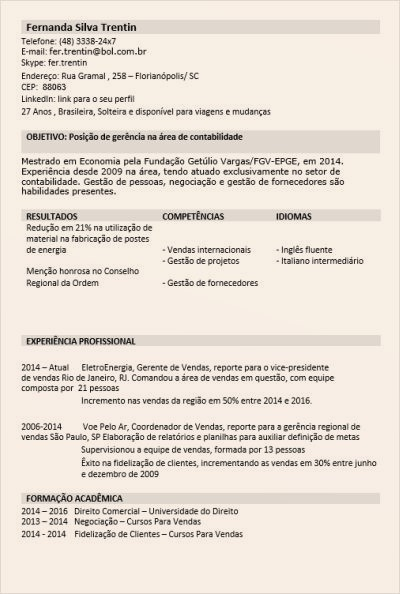
#> input picture Cv.png, 400 x 594 px
$ jupyter execute --allow-errors AM_IA.ipynb   (shell and % lines are left out)
#> lines starting #> are read from the running program, lines starting #| are printed output that depends on the picture
## AM IA

### RM80797 Matheus Machado Narracci

[cell 1]
import cv2
import numpy as np
import pytesseract
from matplotlib import pyplot as plt

# Função que mostra a imagem (tons de cinza)
def mostra_imagem(img, title=''):
    plt.figure()
    plt.imshow(img, cmap='gray')
    plt.title(title)
    plt.xticks([]), plt.yticks([])
    plt.show()

# Carrega a imagem
img = cv2.imread('Cv.png', cv2.IMREAD_GRAYSCALE)
#> img: shape (594, 400); min 0, max 255, mean 224.8
mostra_imagem(img, 'Original')
#Cria o kernel do filtro da média (5x5)
kernel = np.ones((3,3),np.float32)/25
# Filtra a imagem com o kernel criado, mantendo o mesmo tipo da imagem
img_filt = cv2.filter2D(img,-1,kernel)
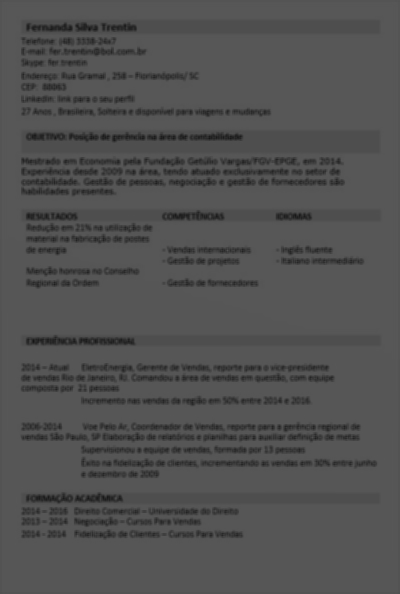
#> img_filt: shape (594, 400); min 20, max 87, mean 80.9
mostra_imagem(img_filt, 'Média 5x5')

[cell 2]
#Testando qual tipo de filtro fica melhor para leitura do tesseract
img = cv2.imread('Cv.png', cv2.IMREAD_GRAYSCALE)
mostra_imagem(img, 'Original')
median = cv2.medianBlur(img, 1)
mostra_imagem(median, 'Filtro da Mediana 1x1')

[cell 3]
img_gau = cv2.imread('Cv.png', cv2.IMREAD_GRAYSCALE)
mostra_imagem(img_gau,'Original')
blur = cv2.GaussianBlur(img_gau, (1,1),0)
mostra_imagem(blur,'Filtro gaussiano')

[cell 4]
#Escolhemos que a sulução que melhor se aplica é a mediana -- adicionamos brilho
brilho = 10
imagem_nova = cv2.add(median, brilho)
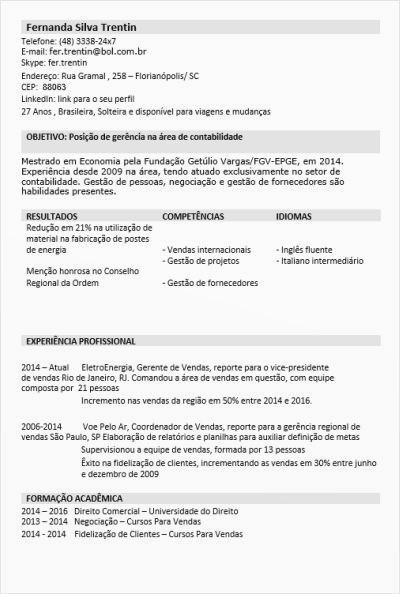
#> imagem_nova: shape (594, 400); min 10, max 255, mean 234.8
mostra_imagem(imagem_nova)
